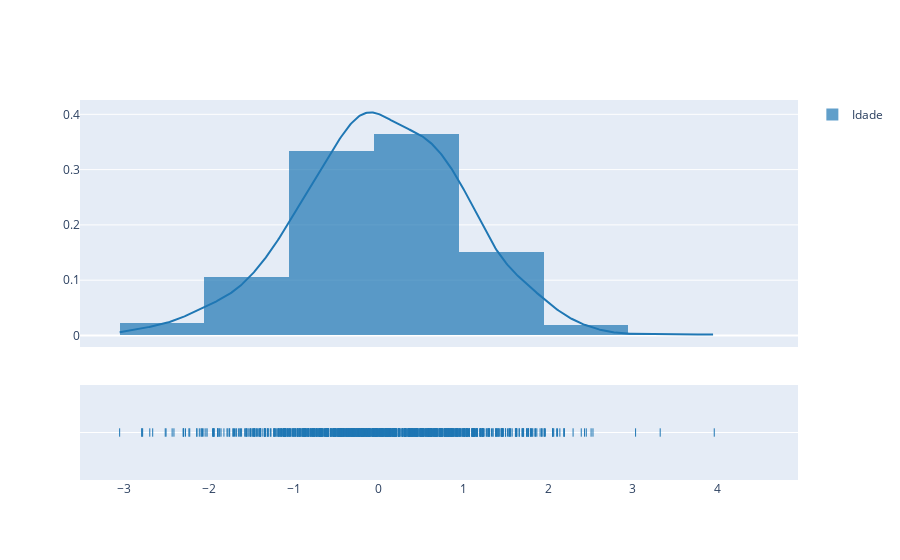

Source (notebook cell):
### Code cell
import plotly.figure_factory as ff
import numpy as np
#np.random.seed(1)

#x = np.random.randn(1000)
x=dfchurm['Idade']
hist_data = [x]
group_labels = ['Idade'] # name of the dataset #LEGENDA

fig = ff.create_distplot(hist_data, group_labels, curve_type= "kde")
fig.show()

### Figure 1 — Plotly figure (JSON) as saved in the notebook; plotly's stock layout.template omitted (floating-point values rounded to 4 significant figures; data arrays with more than 128 entries replaced by an {"elided": "..."} marker saying what was removed)
{"data": [{"autobinx": false, "histnorm": "probability density", "legendgroup": "Idade", "marker": {"color": "rgb(31, 119, 180)"}, "name": "Idade", "opacity": 0.7, "type": "histogram", "x": {"elided": "1000 float values"}, "xaxis": "x", "xbins": {"end": 3.959, "size": 1, "start": -3.054}, "yaxis": "y"}, {"legendgroup": "Idade", "marker": {"color": "rgb(31, 119, 180)"}, "mode": "lines", "name": "Idade", "showlegend": false, "type": "scatter", "x": {"elided": "500 float values"}, "xaxis": "x", "y": {"elided": "500 float values"}, "yaxis": "y"}, {"legendgroup": "Idade", "marker": {"color": "rgb(31, 119, 180)", "symbol": "line-ns-open"}, "mode": "markers", "name": "Idade", "showlegend": false, "type": "scatter", "x": {"elided": "1000 float values"}, "xaxis": "x", "y": {"elided": "1000 str values"}, "yaxis": "y2"}], "layout": {"barmode": "overlay", "hovermode": "closest", "legend": {"traceorder": "reversed"}, "xaxis": {"anchor": "y2", "domain": [0, 1], "zeroline": false}, "yaxis": {"anchor": "free", "domain": [0.35, 1], "position": 0}, "yaxis2": {"anchor": "x", "domain": [0, 0.25], "dtick": 1, "showticklabels": false}}}
